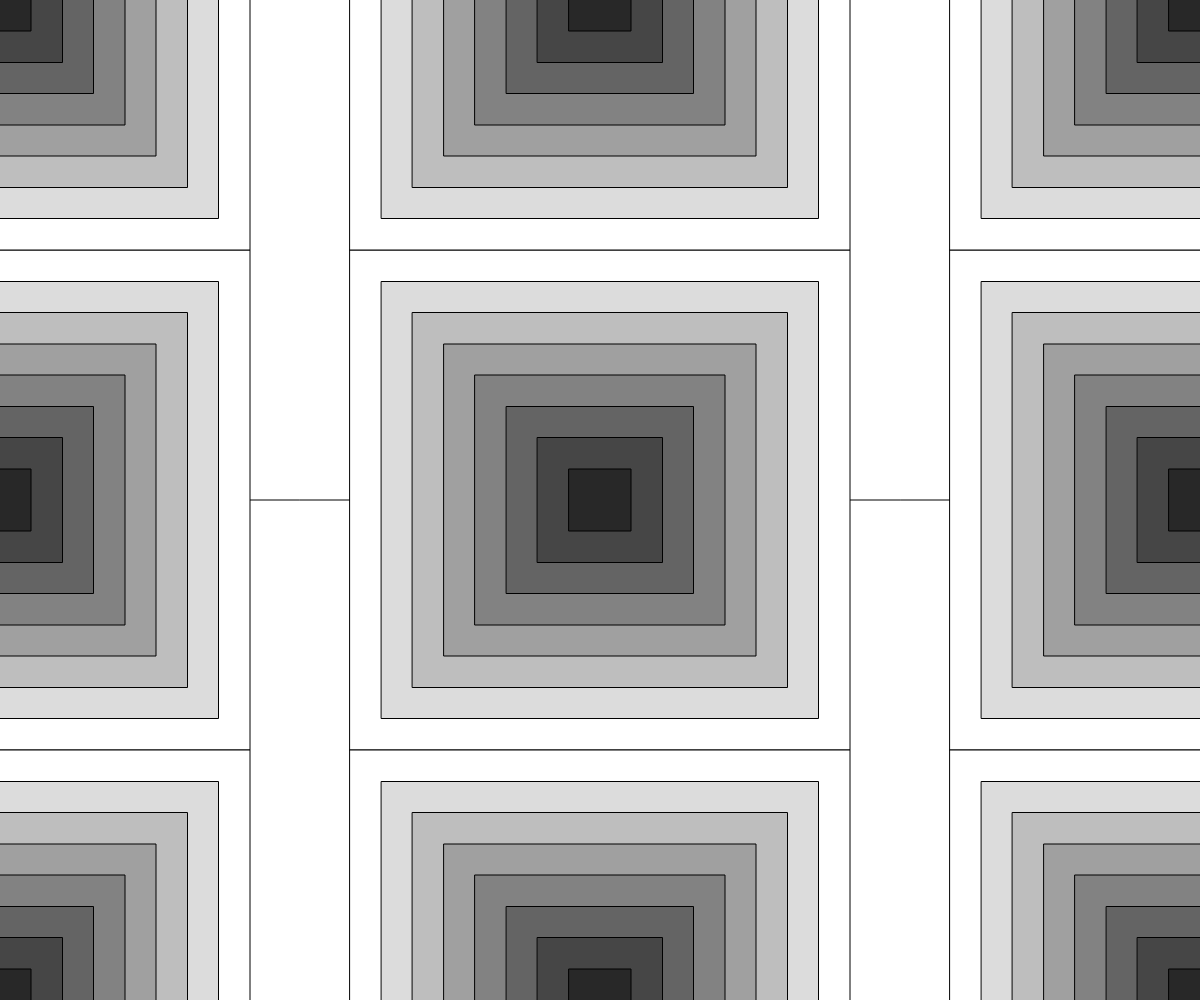
Frame 1 (no input)
Frame 60 (no input): identical to frame 1, image omitted
Frame 120 (the mouse pressed at the canvas centre since frame 60): identical to frame 1, image omitted

The p5.js sketch that drew this single still picture (run headless with seeded random() and noise() and a simulated clock; from frame 60 on, the mouse is pressed at the canvas centre):

// p5.js sketch
// ── sketch.js
/*
var num = 8;
var dim = 500;
var step = 80;

var inc = 1.05;


FOR CICLE HAD PROBLEMS  */

function setup() {
  createCanvas(windowWidth,windowHeight);
  colorMode(RGB);
  angleMode(DEGREES);
  rectMode(CENTER);

}

function draw() {
  background('white');

  var posY = map(rotationY, -90, 90, -200, 200);
  var posX = map(rotationX, -180, 180, -200, 200);

  line(width/2,0,width/2,height);
  line(0,height/2,width,height/2);

  //central
  fill(255);
  rect(width/2 + posY * 1, height/2 + posX * 1, 500, 500);
  fill(220);
  rect(width/2 + posY * 1.1, height/2 + posX * 1.1, 437, 437);
  fill(190);
  rect(width/2 + posY * 1.25, height/2 + posX * 1.25, 375, 375);
  fill(160);
  rect(width/2 + posY * 1.38, height/2 + posX * 1.38, 312, 312);
  fill(130);
  rect(width/2 + posY * 1.52, height/2 + posX * 1.52, 250, 250);
  fill(100);
  rect(width/2 + posY * 1.75, height/2 + posX * 1.75, 187, 187);
  fill(70);
  rect(width/2 + posY * 1.98, height/2 + posX * 1.98, 125, 125);
  fill(40);
  rect(width/2 + posY * 2.3, height/2 + posX * 2.3, 62, 62);

  //central up
  fill(255);
  rect(width/2 + posY * 1, (height/2 - 500) + posX * 1, 500, 500);
  fill(220);
  rect(width/2 + posY * 1.1, (height/2 - 500) + posX * 1.1, 437, 437);
  fill(190);
  rect(width/2 + posY * 1.25, (height/2 - 500) + posX * 1.25, 375, 375);
  fill(160);
  rect(width/2 + posY * 1.38, (height/2 - 500) + posX * 1.38, 312, 312);
  fill(130);
  rect(width/2 + posY * 1.52, (height/2 - 500) + posX * 1.52, 250, 250);
  fill(100);
  rect(width/2 + posY * 1.75, (height/2 - 500) + posX * 1.75, 187, 187);
  fill(70);
  rect(width/2 + posY * 1.98, (height/2 - 500) + posX * 1.98, 125, 125);
  fill(40);
  rect(width/2 + posY * 2.3, (height/2 - 500) + posX * 2.3, 62, 62);

  //central down
  fill(255);
  rect(width/2 + posY * 1, (height/2 + 500) + posX * 1, 500, 500);
  fill(220);
  rect(width/2 + posY * 1.1, (height/2 + 500) + posX * 1.1, 437, 437);
  fill(190);
  rect(width/2 + posY * 1.25, (height/2 + 500) + posX * 1.25, 375, 375);
  fill(160);
  rect(width/2 + posY * 1.38, (height/2 + 500) + posX * 1.38, 312, 312);
  fill(130);
  rect(width/2 + posY * 1.52, (height/2 + 500) + posX * 1.52, 250, 250);
  fill(100);
  rect(width/2 + posY * 1.75, (height/2 + 500) + posX * 1.75, 187, 187);
  fill(70);
  rect(width/2 + posY * 1.98, (height/2 + 500) + posX * 1.98, 125, 125);
  fill(40);
  rect(width/2 + posY * 2.3, (height/2 + 500) + posX * 2.3, 62, 62);



  //right center
  fill(255);
  rect(0 + posY * 1, height/2 + posX * 1, 500, 500);
  fill(220);
  rect(0 + posY * 1.1, height/2 + posX * 1.1, 437, 437);
  fill(190);
  rect(0 + posY * 1.25, height/2 + posX * 1.25, 375, 375);
  fill(160);
  rect(0 + posY * 1.38, height/2 + posX * 1.38, 312, 312);
  fill(130);
  rect(0 + posY * 1.52, height/2 + posX * 1.52, 250, 250);
  fill(100);
  rect(0 + posY * 1.75, height/2 + posX * 1.75, 187, 187);
  fill(70);
  rect(0 + posY * 1.98, height/2 + posX * 1.98, 125, 125);
  fill(40);
  rect(0 + posY * 2.3, height/2 + posX * 2.3, 62, 62);

  //right up
  fill(255);
  rect(0 + posY * 1, (height/2 - 500) + posX * 1, 500, 500);
  fill(220);
  rect(0 + posY * 1.1, (height/2 - 500) + posX * 1.1, 437, 437);
  fill(190);
  rect(0 + posY * 1.25, (height/2 - 500) + posX * 1.25, 375, 375);
  fill(160);
  rect(0 + posY * 1.38, (height/2 - 500) + posX * 1.38, 312, 312);
  fill(130);
  rect(0 + posY * 1.52, (height/2 - 500) + posX * 1.52, 250, 250);
  fill(100);
  rect(0 + posY * 1.75, (height/2 - 500) + posX * 1.75, 187, 187);
  fill(70);
  rect(0 + posY * 1.98, (height/2 - 500) + posX * 1.98, 125, 125);
  fill(40);
  rect(0 + posY * 2.3, (height/2 - 500) + posX * 2.3, 62, 62);

  //right down
  fill(255);
  rect(0 + posY * 1, (height/2 + 500) + posX * 1, 500, 500);
  fill(220);
  rect(0 + posY * 1.1, (height/2 + 500) + posX * 1.1, 437, 437);
  fill(190);
  rect(0 + posY * 1.25, (height/2 + 500) + posX * 1.25, 375, 375);
  fill(160);
  rect(0 + posY * 1.38, (height/2 + 500) + posX * 1.38, 312, 312);
  fill(130);
  rect(0 + posY * 1.52, (height/2 + 500) + posX * 1.52, 250, 250);
  fill(100);
  rect(0 + posY * 1.75, (height/2 + 500) + posX * 1.75, 187, 187);
  fill(70);
  rect(0 + posY * 1.98, (height/2 + 500) + posX * 1.98, 125, 125);
  fill(40);
  rect(0 + posY * 2.3, (height/2 + 500) + posX * 2.3, 62, 62);

  //left center
  fill(255);
  rect(width + posY * 1, height/2 + posX * 1, 500, 500);
  fill(220);
  rect(width + posY * 1.1, height/2 + posX * 1.1, 437, 437);
  fill(190);
  rect(width + posY * 1.25, height/2 + posX * 1.25, 375, 375);
  fill(160);
  rect(width + posY * 1.38, height/2 + posX * 1.38, 312, 312);
  fill(130);
  rect(width + posY * 1.52, height/2 + posX * 1.52, 250, 250);
  fill(100);
  rect(width + posY * 1.75, height/2 + posX * 1.75, 187, 187);
  fill(70);
  rect(width + posY * 1.98, height/2 + posX * 1.98, 125, 125);
  fill(40);
  rect(width + posY * 2.3, height/2 + posX * 2.3, 62, 62);

  //left up
  fill(255);
  rect(width + posY * 1, (height/2 - 500) + posX * 1, 500, 500);
  fill(220);
  rect(width + posY * 1.1, (height/2 - 500) + posX * 1.1, 437, 437);
  fill(190);
  rect(width + posY * 1.25, (height/2 - 500) + posX * 1.25, 375, 375);
  fill(160);
  rect(width + posY * 1.38, (height/2 - 500) + posX * 1.38, 312, 312);
  fill(130);
  rect(width + posY * 1.52, (height/2 - 500) + posX * 1.52, 250, 250);
  fill(100);
  rect(width + posY * 1.75, (height/2 - 500) + posX * 1.75, 187, 187);
  fill(70);
  rect(width + posY * 1.98, (height/2 - 500) + posX * 1.98, 125, 125);
  fill(40);
  rect(width + posY * 2.3, (height/2 - 500) + posX * 2.3, 62, 62);

  //left down
  fill(255);
  rect(width + posY * 1, (height/2 + 500) + posX * 1, 500, 500);
  fill(220);
  rect(width + posY * 1.1, (height/2 + 500) + posX * 1.1, 437, 437);
  fill(190);
  rect(width + posY * 1.25, (height/2 + 500) + posX * 1.25, 375, 375);
  fill(160);
  rect(width + posY * 1.38, (height/2 + 500) + posX * 1.38, 312, 312);
  fill(130);
  rect(width + posY * 1.52, (height/2 + 500) + posX * 1.52, 250, 250);
  fill(100);
  rect(width + posY * 1.75, (height/2 + 500) + posX * 1.75, 187, 187);
  fill(70);
  rect(width + posY * 1.98, (height/2 + 500) + posX * 1.98, 125, 125);
  fill(40);
  rect(width + posY * 2.3, (height/2 + 500) + posX * 2.3, 62, 62);

}

function touchEnded() {
  DeviceOrientationEvent.requestPermission()
}


function touchMoved() {
  return false;
}
